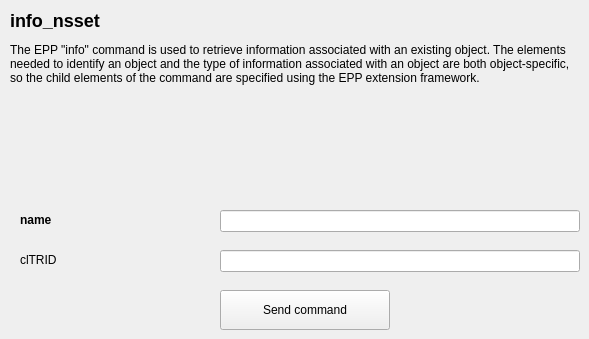
       <widget class="QWidget" name="tab" >
        <attribute name="title" >
         <string>command</string>
        </attribute>
        <widget class="QLabel" name="textLabel76" >
         <property name="geometry" >
          <rect>
           <x>20</x>
           <y>250</y>
           <width>190</width>
           <height>20</height>
          </rect>
         </property>
         <property name="text" >
          <string>clTRID</string>
         </property>
         <property name="wordWrap" >
          <bool>false</bool>
         </property>
        </widget>
        <widget class="QLabel" name="textLabel77" >
         <property name="geometry" >
          <rect>
           <x>20</x>
           <y>210</y>
           <width>190</width>
           <height>20</height>
          </rect>
         </property>
         <property name="text" >
          <string>&lt;b>name&lt;/b></string>
         </property>
         <property name="wordWrap" >
          <bool>false</bool>
         </property>
        </widget>
        <widget class="QLineEdit" name="info_nsset_name" >
         <property name="geometry" >
          <rect>
           <x>220</x>
           <y>210</y>
           <width>360</width>
           <height>22</height>
          </rect>
         </property>
        </widget>
        <widget class="QLineEdit" name="info_nsset_cltrid" >
         <property name="geometry" >
          <rect>
           <x>220</x>
           <y>250</y>
           <width>360</width>
           <height>22</height>
          </rect>
         </property>
        </widget>
        <widget class="QPushButton" name="send_info_nsset" >
         <property name="geometry" >
          <rect>
           <x>220</x>
           <y>290</y>
           <width>170</width>
           <height>40</height>
          </rect>
         </property>
         <property name="text" >
          <string>Send command</string>
         </property>
        </widget>
        <widget class="QLabel" name="textLabel78" >
         <property name="geometry" >
          <rect>
           <x>10</x>
           <y>10</y>
           <width>570</width>
           <height>100</height>
          </rect>
         </property>
         <property name="text" >
          <string>&lt;h2>info_nsset&lt;/h2>
The EPP "info" command is used to retrieve information associated
with an existing object. The elements needed to identify an object
and the type of information associated with an object are both
object-specific, so the child elements of the &lt;info> command are
specified using the EPP extension framework.</string>
         </property>
         <property name="alignment" >
          <set>Qt::AlignLeading|Qt::AlignLeft|Qt::AlignTop</set>
         </property>
         <property name="wordWrap" >
          <bool>true</bool>
         </property>
        </widget>
       </widget>
